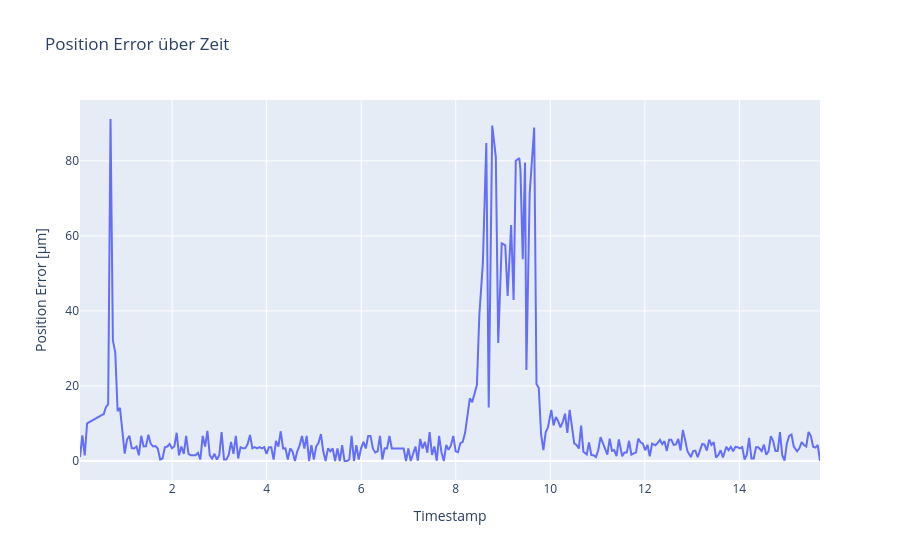

Notebook source saved alongside this figure:
### Markdown cell above
Plot distance error

### Code cell
act_j, com_j, timestamps = get_arrays()
pos_err, rpy_act, rpy_com = get_errors(act_j, com_j)

# 1) DataFrame anlegen
df = pd.DataFrame({
    'timestamp': timestamps,
    'error_um': pos_err
})

# 2) Interaktiven Linienplot
fig = px.line(
    df,
    x='timestamp',
    y='error_um',
    title="Position Error über Zeit",
    labels={
        'timestamp': 'Timestamp',
        'error_um': 'Position Error [µm]'
    }
)

# 3) Achsen-Datumsformat nach Wunsch
fig.update_xaxes(
    tickformat="%H:%M:%S\n%d-%m-%Y",
    # rangeslider_visible=True     # kleiner Slider unten für grobes Zoomen
)

fig.show()

### Figure 1 — Plotly figure (JSON) as saved in the notebook; plotly's stock layout.template omitted (floating-point values rounded to 4 significant figures; data arrays with more than 128 entries replaced by an {"elided": "..."} marker saying what was removed)
{"data": [{"hovertemplate": "Timestamp=%{x}<br>Position Error [µm]=%{y}<extra></extra>", "legendgroup": "", "line": {"color": "#636efa", "dash": "solid"}, "marker": {"symbol": "circle"}, "mode": "lines", "name": "", "orientation": "v", "showlegend": false, "type": "scatter", "x": {"elided": "306 float values"}, "xaxis": "x", "y": {"elided": "306 float values"}, "yaxis": "y"}], "layout": {"legend": {"tracegroupgap": 0}, "title": {"text": "Position Error über Zeit"}, "xaxis": {"anchor": "y", "domain": [0, 1], "tickformat": "%H:%M:%S\n%d-%m-%Y", "title": {"text": "Timestamp"}}, "yaxis": {"anchor": "x", "domain": [0, 1], "title": {"text": "Position Error [µm]"}}}}
